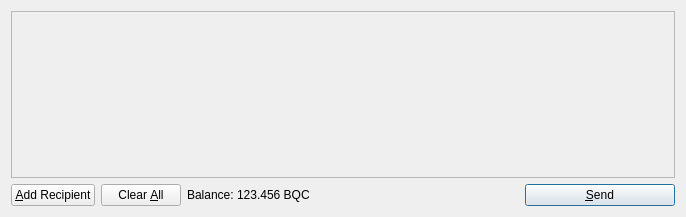
<?xml version="1.0" encoding="UTF-8"?>
<ui version="4.0">
 <class>SendCoinsDialog</class>
 <widget class="QDialog" name="SendCoinsDialog">
  <property name="geometry">
   <rect>
    <x>0</x>
    <y>0</y>
    <width>686</width>
    <height>217</height>
   </rect>
  </property>
  <property name="windowTitle">
   <string>Send Coins</string>
  </property>
  <layout class="QVBoxLayout" name="verticalLayout">
   <item>
    <widget class="QScrollArea" name="scrollArea">
     <property name="widgetResizable">
      <bool>true</bool>
     </property>
     <widget class="QWidget" name="scrollAreaWidgetContents">
      <property name="geometry">
       <rect>
        <x>0</x>
        <y>0</y>
        <width>666</width>
        <height>165</height>
       </rect>
      </property>
      <layout class="QVBoxLayout" name="verticalLayout_2">
       <property name="margin">
        <number>0</number>
       </property>
       <item>
        <layout class="QVBoxLayout" name="entries">
         <property name="spacing">
          <number>6</number>
         </property>
        </layout>
       </item>
       <item>
        <spacer name="verticalSpacer">
         <property name="orientation">
          <enum>Qt::Vertical</enum>
         </property>
         <property name="sizeHint" stdset="0">
          <size>
           <width>20</width>
           <height>40</height>
          </size>
         </property>
        </spacer>
       </item>
      </layout>
     </widget>
    </widget>
   </item>
   <item>
    <layout class="QHBoxLayout" name="horizontalLayout">
     <item>
      <widget class="QPushButton" name="addButton">
       <property name="toolTip">
        <string>Send to multiple recipients at once</string>
       </property>
       <property name="text">
        <string>&amp;Add Recipient</string>
       </property>
       <property name="icon">
        <iconset resource="../bitcoin.qrc">
         <normaloff>:/icons/add</normaloff>:/icons/add</iconset>
       </property>
       <property name="autoDefault">
        <bool>false</bool>
       </property>
      </widget>
     </item>
     <item>
      <widget class="QPushButton" name="clearButton">
       <property name="sizePolicy">
        <sizepolicy hsizetype="Minimum" vsizetype="Fixed">
         <horstretch>0</horstretch>
         <verstretch>0</verstretch>
        </sizepolicy>
       </property>
       <property name="toolTip">
        <string>Remove all transaction fields</string>
       </property>
       <property name="text">
        <string>Clear &amp;All</string>
       </property>
       <property name="icon">
        <iconset resource="../bitcoin.qrc">
         <normaloff>:/icons/remove</normaloff>:/icons/remove</iconset>
       </property>
       <property name="autoRepeatDelay">
        <number>300</number>
       </property>
       <property name="autoDefault">
        <bool>false</bool>
       </property>
      </widget>
     </item>
     <item>
      <layout class="QHBoxLayout" name="horizontalLayout_2">
       <property name="spacing">
        <number>3</number>
       </property>
       <item>
        <widget class="QLabel" name="label">
         <property name="text">
          <string>Balance:</string>
         </property>
        </widget>
       </item>
       <item>
        <widget class="QLabel" name="labelBalance">
         <property name="cursor">
          <cursorShape>IBeamCursor</cursorShape>
         </property>
         <property name="text">
          <string>123.456 BQC</string>
         </property>
         <property name="textInteractionFlags">
          <set>Qt::LinksAccessibleByMouse|Qt::TextSelectableByKeyboard|Qt::TextSelectableByMouse</set>
         </property>
        </widget>
       </item>
      </layout>
     </item>
     <item>
      <spacer name="horizontalSpacer">
       <property name="orientation">
        <enum>Qt::Horizontal</enum>
       </property>
       <property name="sizeHint" stdset="0">
        <size>
         <width>40</width>
         <height>20</height>
        </size>
       </property>
      </spacer>
     </item>
     <item>
      <widget class="QPushButton" name="sendButton">
       <property name="minimumSize">
        <size>
         <width>150</width>
         <height>0</height>
        </size>
       </property>
       <property name="toolTip">
        <string>Confirm the send action</string>
       </property>
       <property name="text">
        <string>&amp;Send</string>
       </property>
       <property name="icon">
        <iconset resource="../bitcoin.qrc">
         <normaloff>:/icons/send</normaloff>:/icons/send</iconset>
       </property>
       <property name="default">
        <bool>true</bool>
       </property>
      </widget>
     </item>
    </layout>
   </item>
  </layout>
 </widget>
 <resources>
  <include location="../bitcoin.qrc"/>
 </resources>
 <connections/>
</ui>
